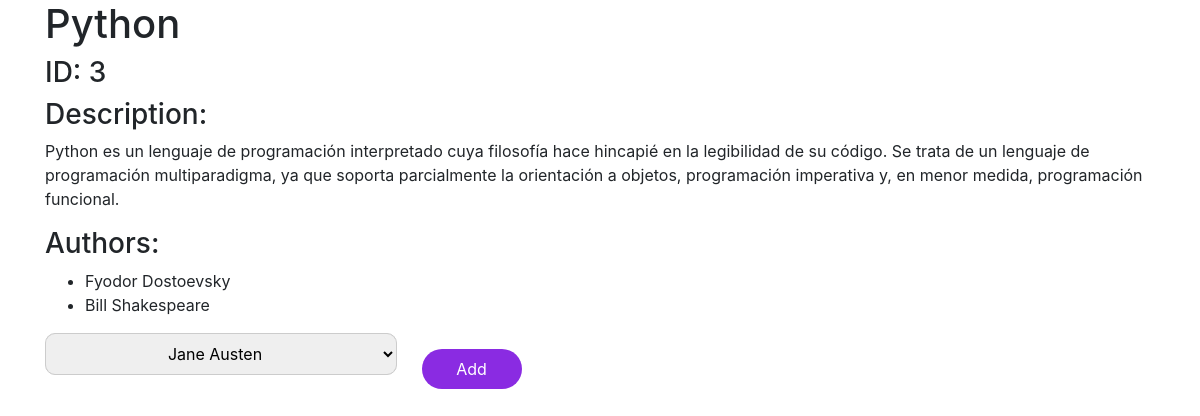
Page /books/3 on the committed database.
### books_authors_app/models.py (models this page shows)
class Book(models.Model):
    title = models.CharField(max_length=255)
    desc =  models.TextField()
    created_at = models.DateTimeField(auto_now_add=True)
    updated_at = models.DateTimeField(auto_now=True)

class Author(models.Model):
    first_name = models.CharField(max_length=45)
    last_name = models.CharField(max_length=45)
    created_at = models.DateTimeField(auto_now_add=True)
    updated_at = models.DateTimeField(auto_now=True)
    books = models.ManyToManyField(Book, related_name="author")
    notas=models.TextField()

### books_authors_app/views.py (the view)
# urls.py: path('books/<int:book_id>', views.displayBook),
def displayBook(request, book_id):
    the_books = Book.objects.get(id=book_id)
    all_authors = Author.objects.exclude(books__id=book_id)
    context = {
        'book': the_books,
        'all_authors': all_authors,
    }
    return render(request, 'displayBooks.html', context)

### books_authors_app/templates/displayBooks.html (shortened to what this page needs)
<!DOCTYPE html>
<html lang="en">
<head>
    {% load static %}
    <link rel="stylesheet" href="{% static 'css/displayBooks.css' %}">
    <link rel="stylesheet" href="https://stackpath.bootstrapcdn.com/bootstrap/4.5.0/css/bootstrap.min.css">
</head>
<body>
    <div class="container">
        <h1>{{book.title}}</h1>
        <h3>ID: {{book.id}}</h3>
        <h3 class="d-inline-block">Description:</h3>
        <p class="d-inline-block">{{book.desc}}</p>
        <h3>Authors:</h3>
        <ul>
            {% for author in book.author.all %}
            <li>{{author.first_name}} {{author.last_name}}</li>
            {% endfor %}
        </ul>
        <form action="/books/{{book.id}}/add_author" method="POST">
            <div class="form-group">
                <div class="selectWrapper">
                    <select name="author-to-add" class="selectBox">
                        {% for author in all_authors %}
                        <option value="{{author.id}}">{{author.first_name}} {{author.last_name}}</option>
                        {% endfor %}
                    </select>
                </div>
                <button type="submit" class="button">Add</button>
            </div>
        </form>
    </div>
</body>
</html>

### books_authors_app/static/displaybooks.css (style rules this page uses)
.selectWrapper { border-radius:10px; display:inline-block; overflow:hidden; background:#cccccc; border:1px solid #cccccc; }
.selectBox { text-align: center; width:350px; height:40px; border:0px; outline:none; }
.button { margin-left: 20px; width: 100px; height: 40px; text-align: center; border: none; border-radius: 2rem; background-color: blueviolet; color: white; }

### rows in the picture
Book: title "Python", id "3", desc "Python es un lenguaje de programación interpretado cuya filosofía hace hincapié en la legibilidad de su código. Se trata de un lenguaje de programación multiparadigma, ya que soporta parcialmente la orientación a objetos, programación imperativa y, en menor medida, programación funcional."
Author: first_name "Fyodor", last_name "Dostoevsky"
Author: first_name "Bill", last_name "Shakespeare"

### other values in the picture
form field author-to-add "Jane Austen"
